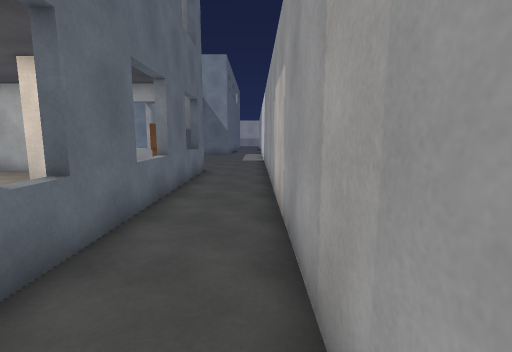
view 1 (above)

24 first-person views from a walk through a scene from a Unity 3-D project. The camera is 1.5 m above the floor, tilts 8° down and sees 85° across. The floor is counted in squares, 1 m on a side. Each view is taken from the middle of a square. On the plan, view 1 faces up. The plan holds only what a view shows up to about 14 squares ahead; the rest is blank. The place goes on beyond the plan. The player character is not drawn.

view 2
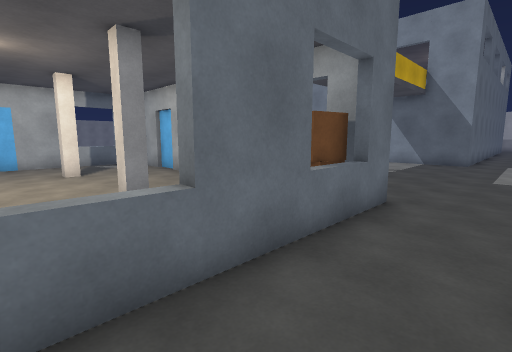

view 3
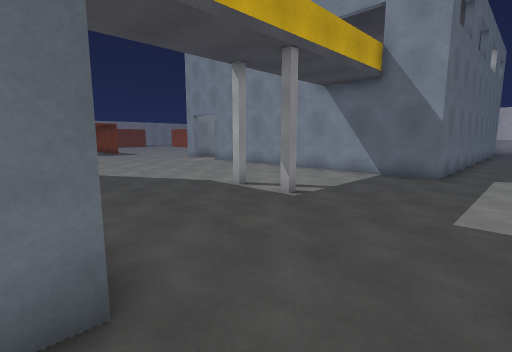

view 4
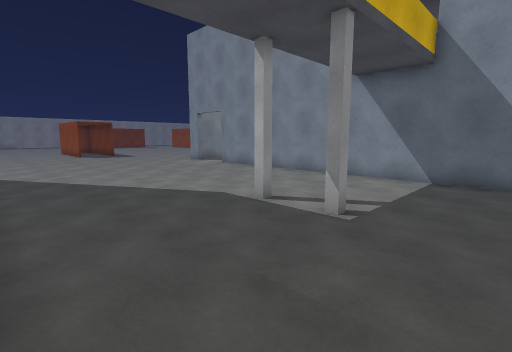

view 5
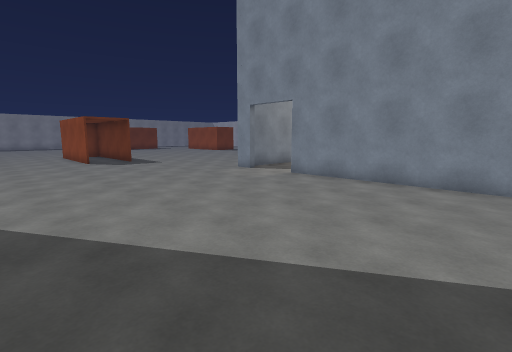

view 6
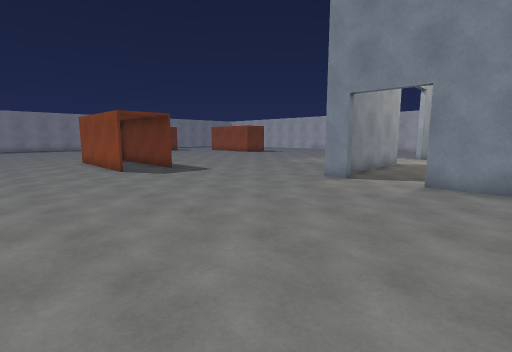

view 7
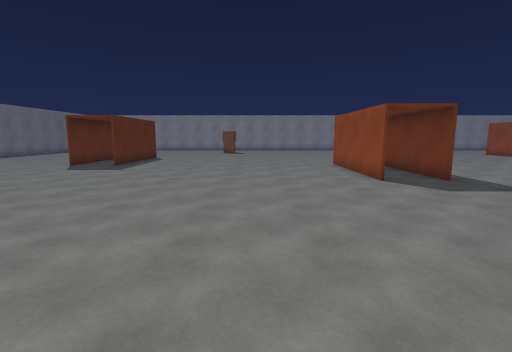

view 8
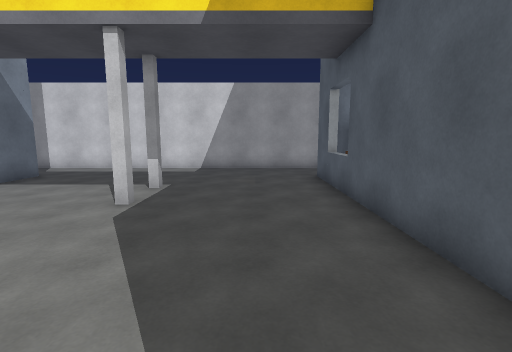

view 9
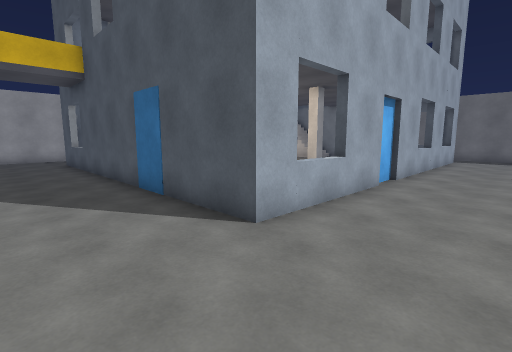

view 10
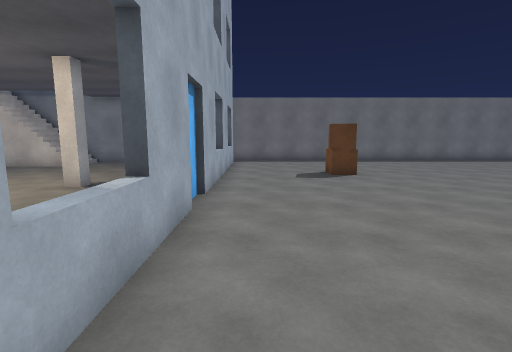

view 11
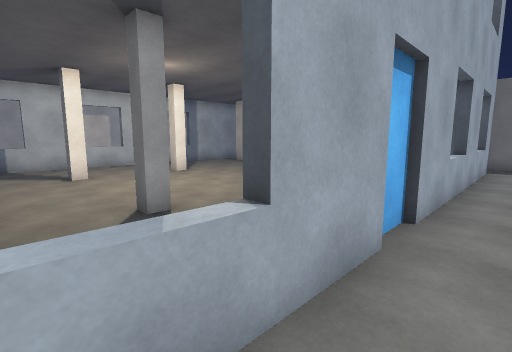

view 12
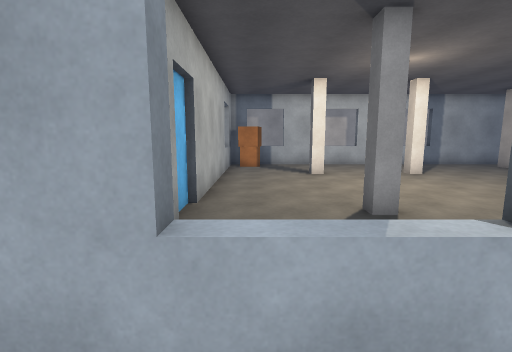

view 13
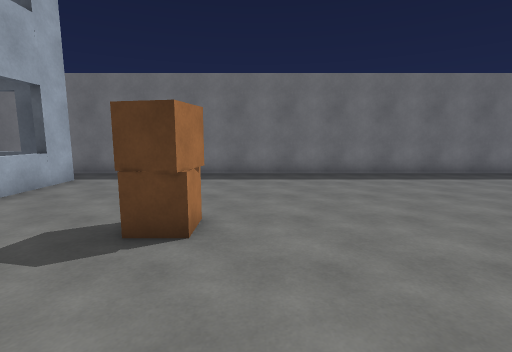

view 14
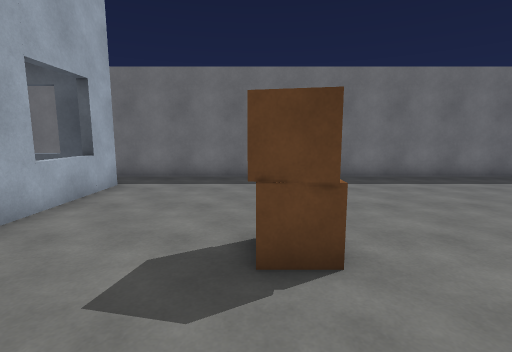

view 15
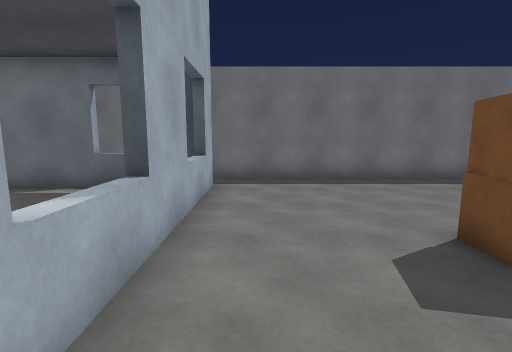

view 16
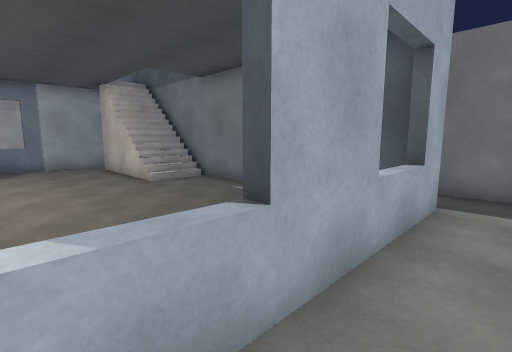

view 17
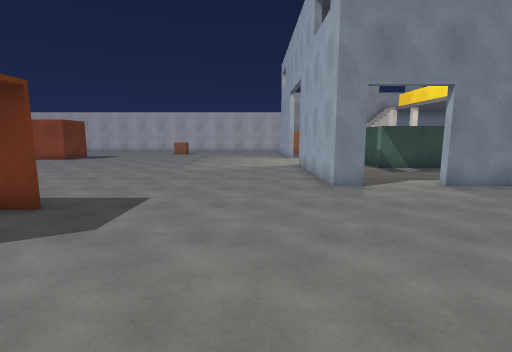

view 18
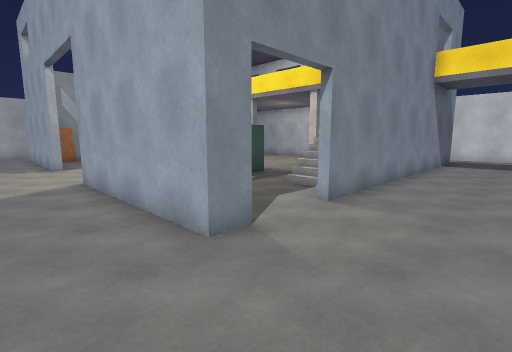

view 19
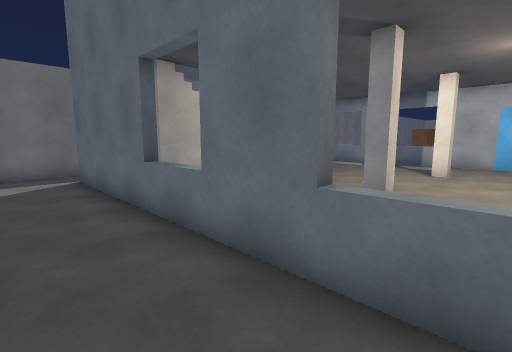

view 20
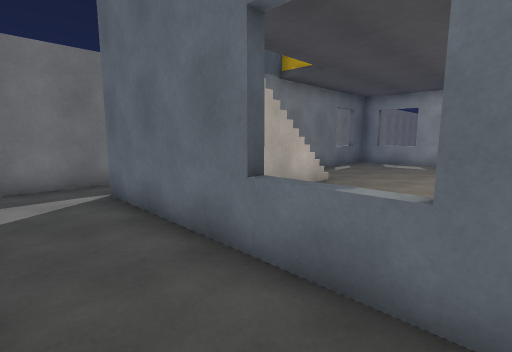

view 21
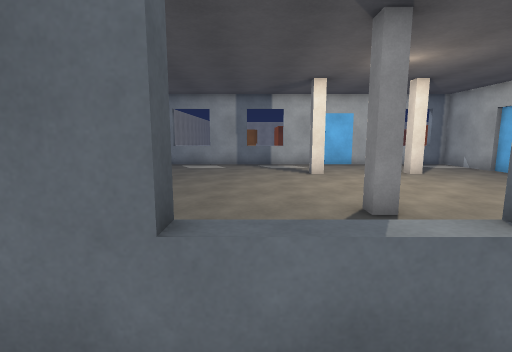

view 22
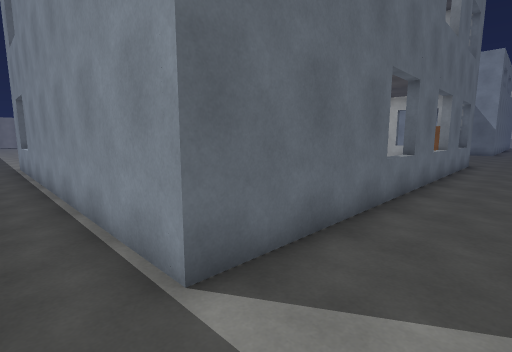

view 23
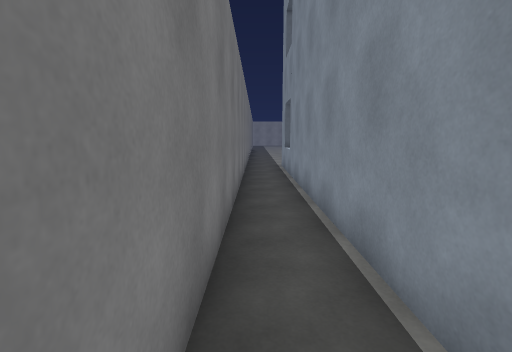

view 24
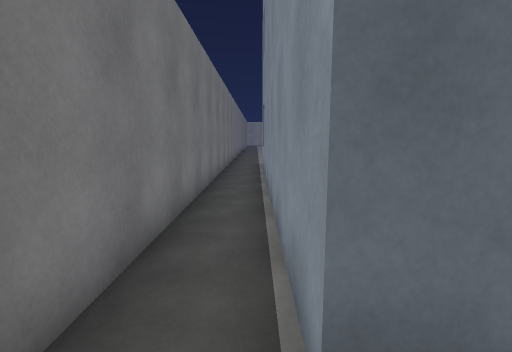

### Floor plan
Ten units are one square. View 1 is at (0, 0); x grows to the right and y downward. Boxes are objects, and circles mark ways between rooms. Rooms are numbered by the first view taken in them; rooms with no view inside come last. Other rooms are left out.
<svg viewBox="-310 -300 320 360">
<path fill="none" stroke="#000" d="M-167 -71 -167 -126 -23 -126 -23 36 -167 36 -167 -58M-165 -56 -165 -68M-255 -183 -301 -183M-254 -206 -301 -206M-177 -238 -177 -234 -186 -234 -186 -295M-220 -21 -209 -19 -211 -8M-66 -182 -66 -179 -68 -179 -68 -182M-221 -10 -219 -21M-46 -182 -46 -179 -49 -179 -49 -182M-305 55 -4 55M5 -4 5 -256M-23 -295 -23 -234 -152 -234M-210 -19 -210 -10M-220 -20 -209 -20M-220 -10 -220 -21M-122 -43 -128 -43 -128 -48 -122 -48 -122 -43M-62 -43 -68 -43 -68 -48M-122 -83 -128 -83 -128 -87 -122 -87 -122 -83M-68 -83 -68 -87M-163 -56 -163 -41M-76 32 -76 19M-73 31 -73 19M-70 31 -70 11 -40 11M-163 -90 -163 -75M-75 -124 -118 -124M-118 -126 -132 -126M-131 -124 -151 -124M-27 16 -27 -24M-162 34 -66 34M-82 31 -82 19M-79 31 -79 19M-62 -87 -62 -83 -68 -83M-27 -65 -27 -95M-68 -48 -62 -48 -62 -43M-68 -87 -62 -87M-41 -108 -39 -120M-30 -107 -40 -109M-27 -95 -27 -120M-28 -124 -75 -124M-30 -108 -40 -108 -40 -119M-163 -75 -163 -56"/>
<circle cx="-65" cy="-65" r="3" fill="#2a7"/>
<circle cx="-65" cy="-105" r="3" fill="#2a7"/>
<circle cx="-125" cy="-65" r="3" fill="#2a7"/>
<circle cx="-145" cy="-45" r="3" fill="#2a7"/>
<circle cx="-145" cy="-85" r="3" fill="#2a7"/>
<circle cx="-45" cy="-85" r="3" fill="#2a7"/>
<text x="-180" y="-130">1</text>
<text x="-100" y="-40">2</text>
<text x="-50" y="-70">3</text>
<text x="-60" y="-100">4</text>
<text x="-150" y="-70">5</text>
</svg>
Room 2 opens to room 3. Room 2 opens to room 4. Room 2 opens to room 5. Room 3 opens to room 4.

Where each view was taken, in squares from view 1:
view 1: 0 up, 0 right, facing up
view 2: 6 up, 0 right, facing up-left
view 3: 12 up, 0 right, facing up-left
view 4: 13 up, 2 left, facing up-left
view 5: 14 up, 8 left, facing up-left
view 6: 14 up, 13 left, facing up-left
view 7: 14 up, 16 left, facing left
view 8: 15 up, 13 left, facing right
view 9: 16 up, 20 left, facing down-right
view 10: 13 up, 18 left, facing down
view 11: 11 up, 18 left, facing down-right
view 12: 11 up, 18 left, facing right
view 13: 6 up, 23 left, facing down
view 14: 5 up, 21 left, facing down
view 15: 5 up, 18 left, facing down
view 16: 3 up, 18 left, facing down-right
view 17: 15 up, 21 left, facing up
view 18: 20 up, 21 left, facing up-right
view 19: 7 up, 0 right, facing down-left
view 20: 4 up, 0 right, facing down-left
view 21: 2 up, 1 left, facing left
view 22: 5 down, 0 right, facing up-left
view 23: 5 down, 2 left, facing left
view 24: 4 down, 1 left, facing left
